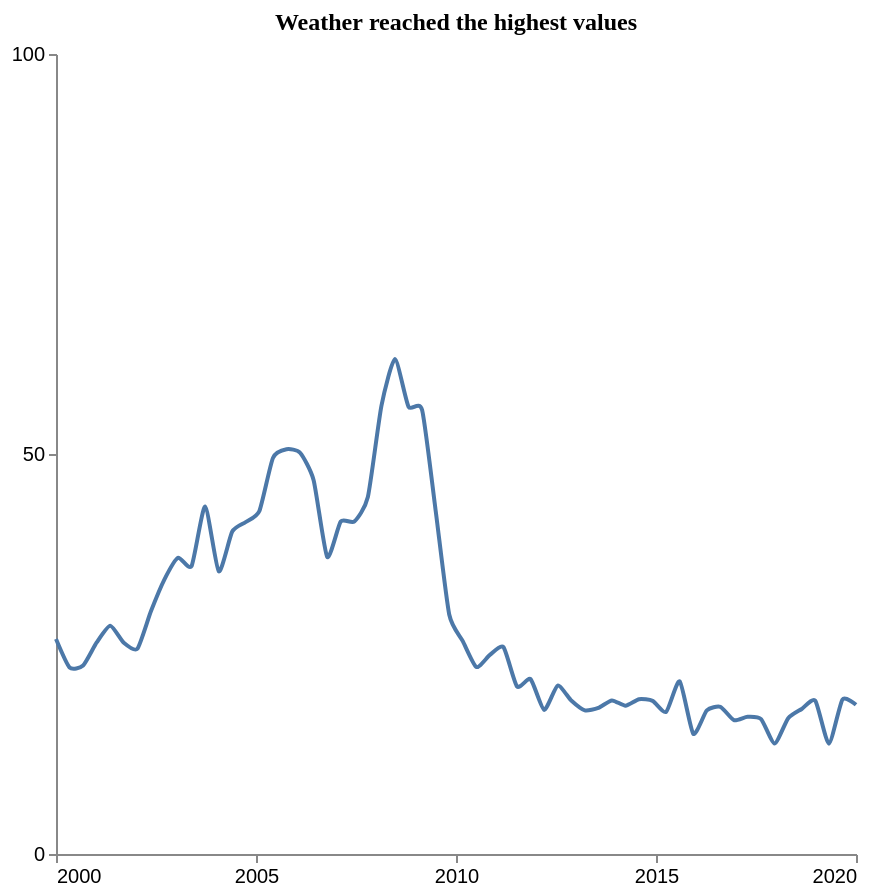

Express this chart as Vega-Lite.
### Vega-Lite specification from a JSON file in a GitHub repository (floating-point values rounded to 4 significant figures)
{"$schema": "https://vega.github.io/schema/vega-lite/v5.json", "description": "Pattern: Peak", "data": {"values": [{"X": 2000.0, "Y": 26.87}, {"X": 2000.0, "Y": 23.32}, {"X": 2001.0, "Y": 23.56}, {"X": 2001.0, "Y": 26.44}, {"X": 2001.0, "Y": 28.54}, {"X": 2002.0, "Y": 26.41}, {"X": 2002.0, "Y": 25.66}, {"X": 2002.0, "Y": 30.34}, {"X": 2003.0, "Y": 34.34}, {"X": 2003.0, "Y": 37.04}, {"X": 2003.0, "Y": 36.0}, {"X": 2004.0, "Y": 43.45}, {"X": 2004.0, "Y": 35.33}, {"X": 2004.0, "Y": 40.3}, {"X": 2005.0, "Y": 41.5}, {"X": 2005.0, "Y": 42.88}, {"X": 2005.0, "Y": 49.51}, {"X": 2006.0, "Y": 50.59}, {"X": 2006.0, "Y": 50.16}, {"X": 2006.0, "Y": 46.73}, {"X": 2007.0, "Y": 37.14}, {"X": 2007.0, "Y": 41.55}, {"X": 2007.0, "Y": 41.56}, {"X": 2008.0, "Y": 44.62}, {"X": 2008.0, "Y": 56.02}, {"X": 2008.0, "Y": 61.87}, {"X": 2009.0, "Y": 55.91}, {"X": 2009.0, "Y": 55.49}, {"X": 2009.0, "Y": 42.91}, {"X": 2010.0, "Y": 29.94}, {"X": 2010.0, "Y": 26.61}, {"X": 2011.0, "Y": 23.37}, {"X": 2011.0, "Y": 24.88}, {"X": 2011.0, "Y": 25.85}, {"X": 2012.0, "Y": 20.93}, {"X": 2012.0, "Y": 21.86}, {"X": 2012.0, "Y": 18.02}, {"X": 2013.0, "Y": 21.05}, {"X": 2013.0, "Y": 19.19}, {"X": 2013.0, "Y": 17.96}, {"X": 2014.0, "Y": 18.25}, {"X": 2014.0, "Y": 19.2}, {"X": 2014.0, "Y": 18.54}, {"X": 2015.0, "Y": 19.35}, {"X": 2015.0, "Y": 19.15}, {"X": 2015.0, "Y": 17.77}, {"X": 2016.0, "Y": 21.58}, {"X": 2016.0, "Y": 15.02}, {"X": 2016.0, "Y": 17.95}, {"X": 2017.0, "Y": 18.39}, {"X": 2017.0, "Y": 16.73}, {"X": 2017.0, "Y": 17.15}, {"X": 2018.0, "Y": 16.87}, {"X": 2018.0, "Y": 13.81}, {"X": 2018.0, "Y": 16.97}, {"X": 2019.0, "Y": 18.13}, {"X": 2019.0, "Y": 19.16}, {"X": 2019.0, "Y": 13.79}, {"X": 2020.0, "Y": 19.31}, {"X": 2020.0, "Y": 18.65}]}, "mark": {"type": "line", "interpolate": "cardinal", "tension": 0.4}, "encoding": {"x": {"field": "X", "type": "quantitative", "title": "", "axis": {"grid": false, "format": "d", "values": [2000, 2005, 2010, 2015, 2020], "tickSize": 4}, "scale": {"domain": [2000, 2020]}}, "y": {"field": "Y", "type": "quantitative", "title": "", "axis": {"grid": false, "format": "d", "values": [0, 50, 100], "tickSize": 4, "tickOpacity": 1}, "scale": {"domain": [0, 100]}}}, "title": {"text": "Weather reached the highest values", "anchor": "middle", "font": "Tahoma", "fontSize": 12}, "config": {"lineBreak": "^", "view": {"stroke": null}}, "height": 400, "width": 400, "autosize": "pad"}
